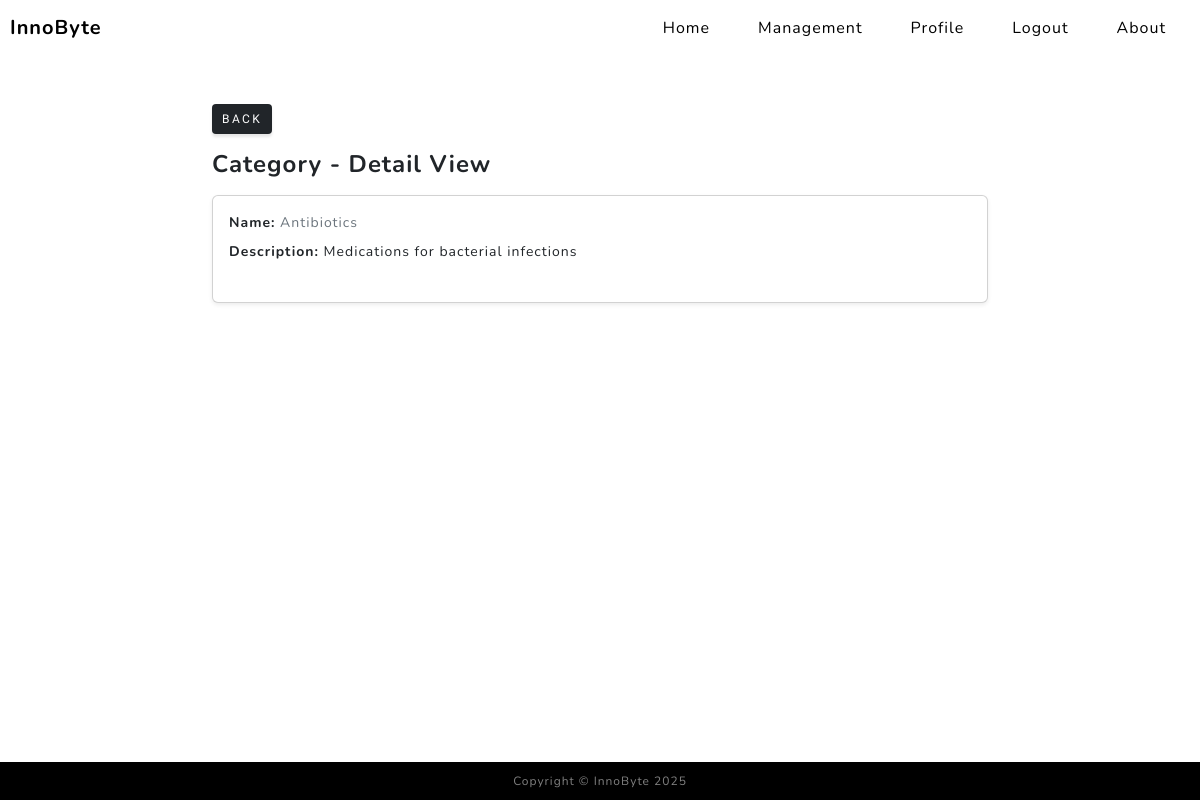
/category/detail/4/ (signed in), run on the app's committed database.
### curso/models.py (models this page shows, shortened)
class Category(models.Model):
    name = models.CharField(max_length=100)
    description = models.TextField()
    user = models.ForeignKey(User, on_delete=models.CASCADE)

### curso/views.py (the view)
# urls.py: path("category/detail/<int:pk>/", views.category_detail, name="category_detail"),
@login_required
def category_detail(request: HttpRequest, pk: int) -> HttpResponse:
    query = get_object_or_404(Category, id=pk, user=request.user)
    return render(request, 'curso/category_detail.html', {'object': query})

### curso/templates/curso/category_detail.html
{% extends 'curso/base.html' %}
{% block contenido %}
    <div class="container mt-4" style="max-width: 800px;">
        <a href="{% url 'curso:category_list' %}" class="btn btn-dark btn-sm mb-3" style="font-size: 12px; padding: 6px 10px; text-decoration: none;">
            Back
        </a>
        <h1 class="mb-3" style="font-size: 1.5rem; font-weight: bold;">Category - Detail View</h1>
        <div class="card p-3 shadow-sm">
            <ul class="list-unstyled" style="font-size: 14px;">
                <li class="mb-2"><strong>Name:</strong> <span class="text-muted" style="font-size: 14px;">{{ object.name }}</span></li>
                <li class="mb-2"><strong>Description:</strong>
                    {% if object.description %}
                        <span style="font-size: 14px;">{{ object.description }}</span>
                    {% else %}
                        <span class="text-muted" style="font-size: 14px;">-</span>
                    {% endif %}
                </li>
            </ul>
        </div>
    </div>
{% endblock contenido %}

### curso/templates/curso/componentes/navbar.html (style rules this page uses)
body { padding-top: 80px; }

### data on the page
Category: name "Antibiotics", description "Medications for bacterial infections"
